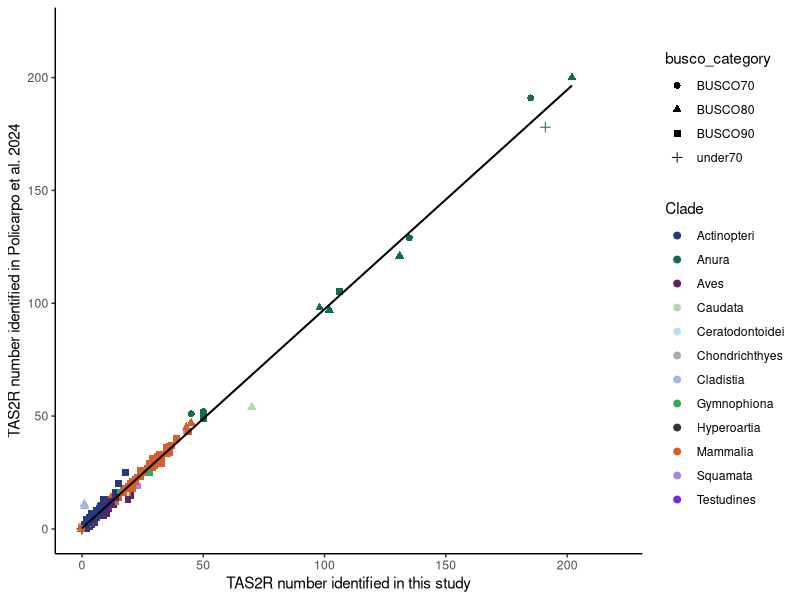
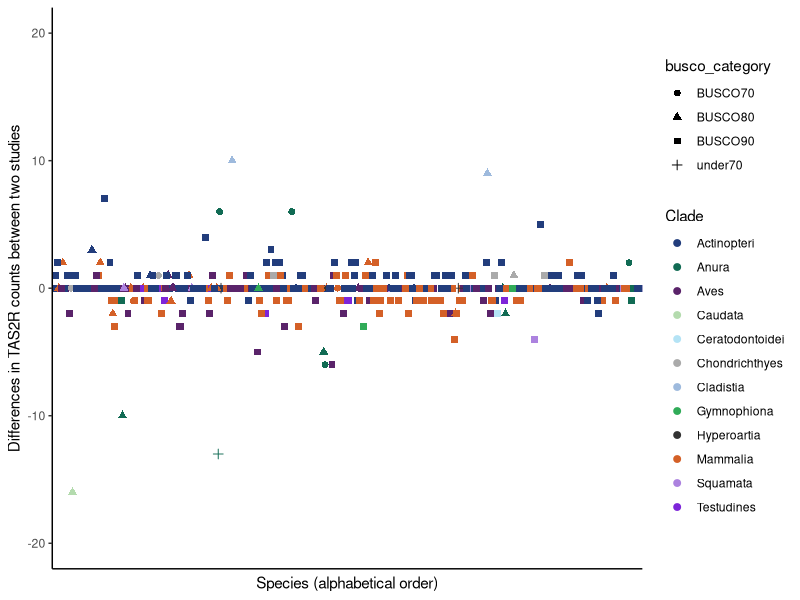
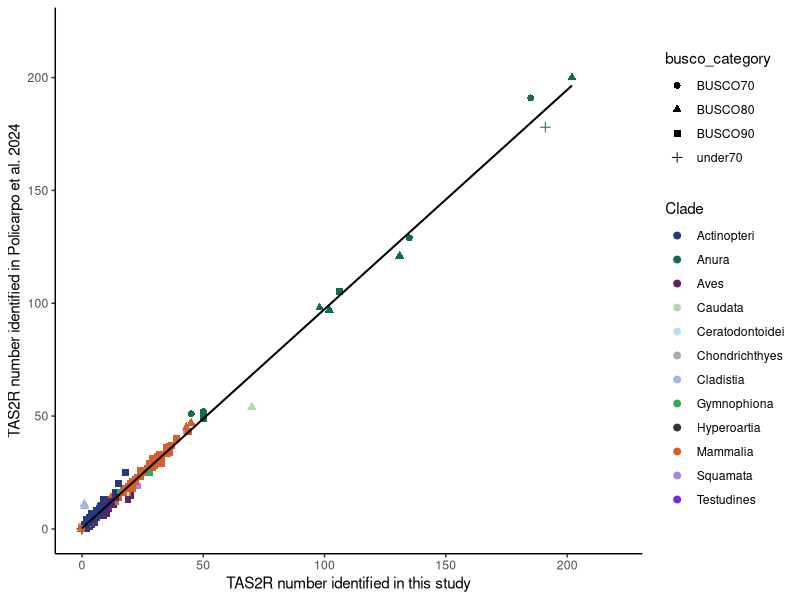
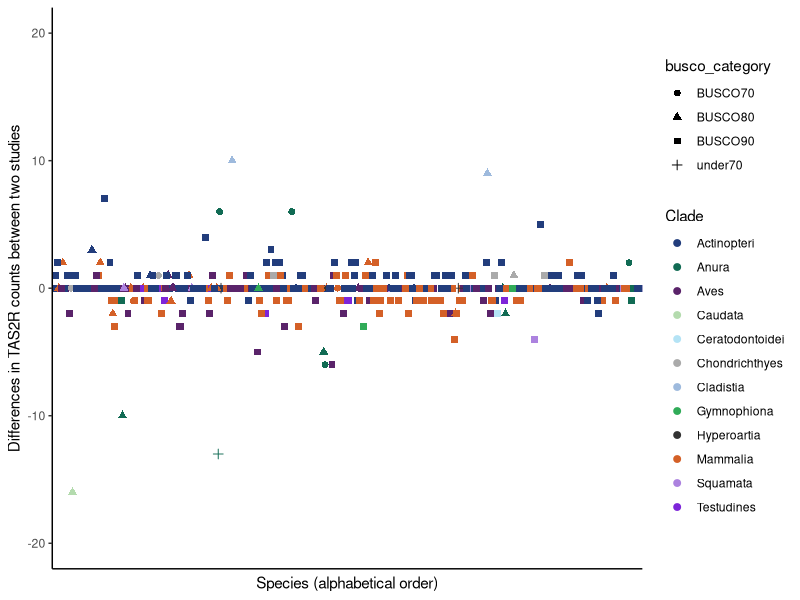

The R script that drew these images, in order:
library(tidyverse)

# Read dataset
## accession of assembly which crashed the gene identification pipeline.
special_characters <- read.delim("accession_special_character.txt", header = F) %>%
  as.matrix()

## read gene count data 
data_kat <- read_csv("gene_count_Kate2024.csv") %>%
  dplyr::filter(!(Accession %in% special_characters))
data_pol <- read_csv("gene_count_Policarpo2024.csv")

## read busco analysis results
data_busco <- read_csv("../../../results/coordinate_analysis/plot_generation/busco_full_data.csv")  %>%
  dplyr::filter(!(Accession %in% special_characters))


# Make dataset
data_common <- inner_join(data_kat, data_pol[-(1:3)], by="Accession") %>%
  mutate(diff_vs_complete7tm = Complete7tm - genes_Kate,
         diff_vs_completeTotal = Complete_Total - genes_Kate,
         diff_category_vs_complete7tm = ifelse(Complete7tm > genes_Kate, "pol>kat",
                                       ifelse(Complete7tm == genes_Kate, "pol=kat", "pol<kat")),
         diff_category_vs_completeTotal = ifelse(Complete_Total > genes_Kate, "pol>kat",
                                                 ifelse(Complete_Total == genes_Kate, "pol=kat", "pol<kat"))) %>%
  inner_join(., data_busco[-(2:3)], by="Accession") %>%
    mutate(busco_category = ifelse(used_busco >= 0.9, "BUSCO90",
                                  ifelse(used_busco >= 0.8, "BUSCO80",
                                          ifelse(used_busco >= 0.7, "BUSCO70", "under70"))))


# Summary
table(data_common$diff_category_vs_complete7tm)
table(data_common$diff_category_vs_completeTotal)


# Regression
LM_vs_complete7tm <- lm(formula = Complete7tm ~ genes_Kate, data = data_common)
summary(LM_vs_complete7tm)

LM_vs_complete_Total <- lm(formula = Complete_Total ~ genes_Kate, data = data_common)
summary(LM_vs_complete_Total)


# Scatter plot
col_clade <- c("#223D7C", "#116B54", "#5A236A", "#B4DBAE",
               "#B4E3F5", "#aaaaaa", "#9EBADD", "#30AB58",
               "#333333", "#D46027", "#AC82DF", "#7D25D9")

data_common %>%
  ggplot(aes(x = genes_Kate,
             y = Complete7tm, 
             color = PlottingClade)) +
  geom_point(size = 2, mapping = aes(shape = busco_category)) +
  xlim(0, 220) +
  ylim(0, 220) +
  labs(x = "TAS2R number identified in this study",
       y = "TAS2R number identified in Policarpo et al. 2024",
       colour = "Clade") +
  scale_color_manual(values = col_clade) +
  geom_smooth(method = "lm", 
              formula = 'y~x', 
              se = FALSE,
              color = "black", 
              linewidth = 0.7) +
  theme_classic()

ggsave("comparison_vs_policarpo2024_complete7TM_cor.pdf", width = 12, height = 6.75)


# Scatter plot to present differences of gene counts between studies
data_common %>%
  ggplot(aes(x = latin,
             y = diff_vs_complete7tm,
             color = PlottingClade)) +
  geom_point(size = 2, mapping = aes(shape = busco_category)) +
  labs(x = "Species (alphabetical order)",
       y = "Differences in TAS2R counts between two studies",
       colour = "Clade") +
  scale_color_manual(values = col_clade) +
  scale_y_continuous(limits = c(-20, 20), 
                     breaks = seq(-20, 30, 10)) +
  theme_classic() +
  theme(axis.text.x = element_blank(),
        axis.ticks.x = element_blank())

ggsave("comparison_vs_policarpo2024_complete7TM_diff.pdf", width = 12, height = 6)
